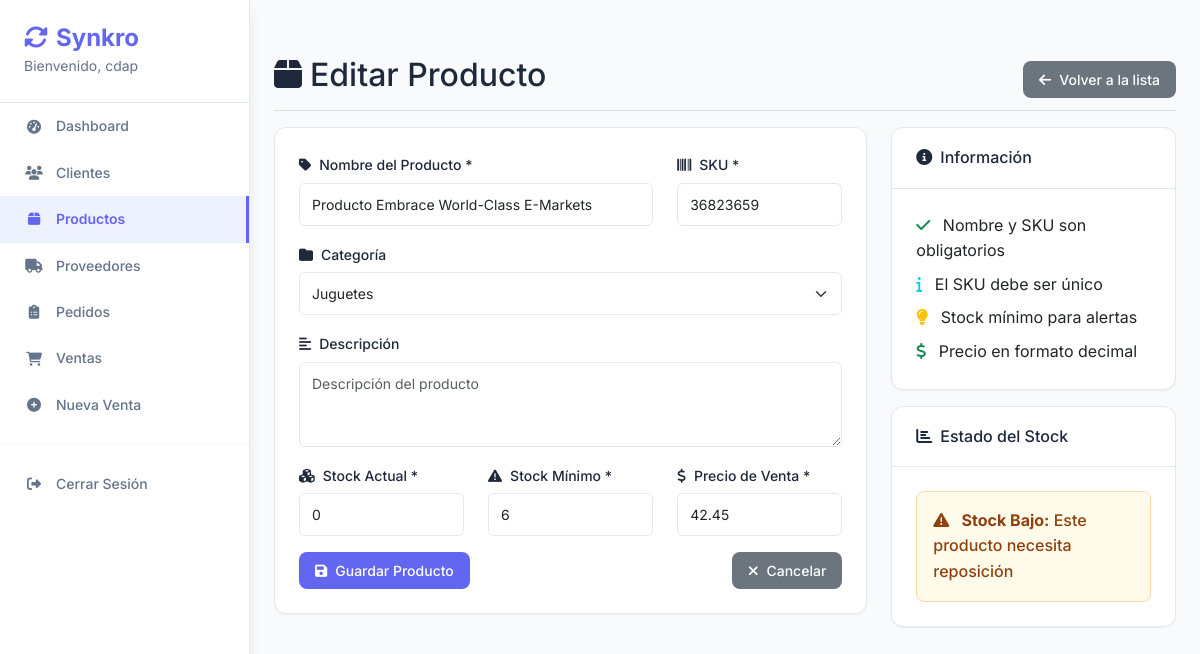
/productos/81/editar/ (signed in), run on an earlier commit of the app's database.
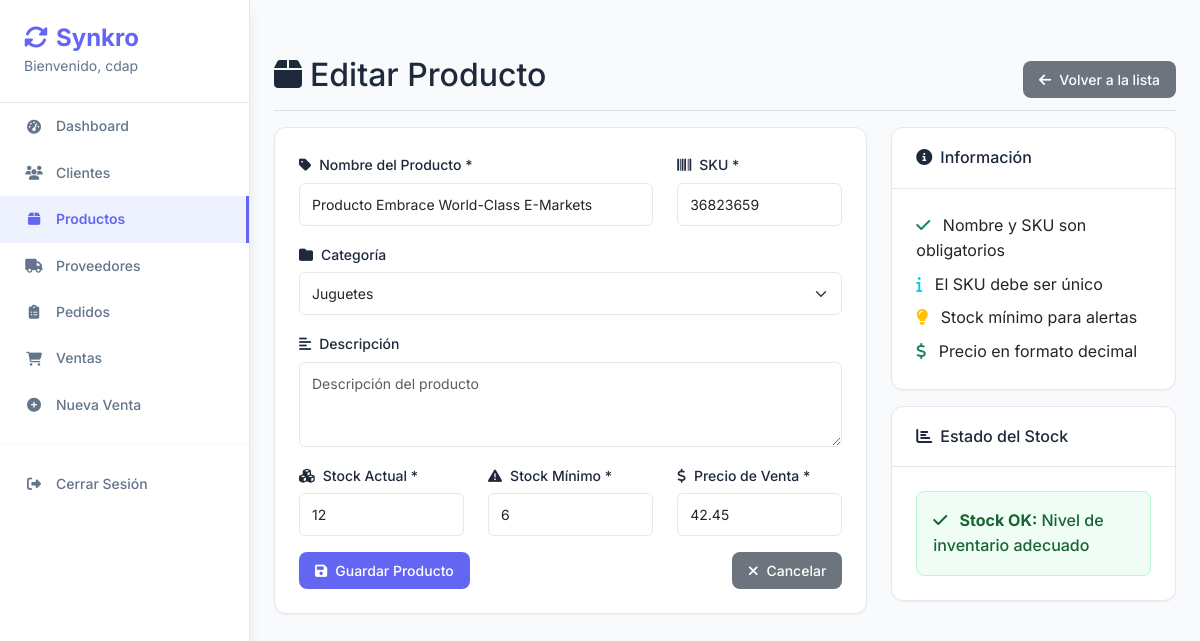
And on a later commit of the database.
### core/models.py (models this page shows, shortened)
class Producto(models.Model):
    nombre = models.CharField(max_length=200)
    sku = models.CharField(max_length=50, unique=True, help_text="Código de Referencia Único")
    categoria = models.ForeignKey(Categoria, on_delete=models.SET_NULL, null=True, blank=True)
    descripcion = models.TextField(blank=True)
    stock_actual = models.PositiveIntegerField(default=0)
    stock_minimo = models.PositiveIntegerField(default=5, help_text="Umbral para alertas de stock bajo")
    precio_venta = models.DecimalField(max_digits=10, decimal_places=2)
    @property
    def necesita_reposicion(self):
        return self.stock_actual <= self.stock_minimo

### core/views.py (the view)
# urls.py: path('productos/<int:pk>/editar/', views.producto_edit, name='producto_edit'),
@login_required
def producto_edit(request, pk):
    producto = get_object_or_404(Producto, pk=pk)
    if request.method == 'POST':
        form = ProductoForm(request.POST, instance=producto)
        if form.is_valid():
            form.save()
            messages.success(request, 'Producto actualizado exitosamente.')
            return redirect('producto_list')
    else:
        form = ProductoForm(instance=producto)
    return render(request, 'productos/form.html', {
        'form': form,
        'title': 'Editar Producto',
        'producto': producto
    })

### core/models.py (called while the page is built)
    def __str__(self):
        return self.nombre

### core/templates/productos/form.html (shortened to what the changed rows need)
{% extends 'base.html' %}
{% block content %}
<div class="d-flex justify-content-between flex-wrap flex-md-nowrap align-items-center pt-3 pb-2 mb-3 border-bottom">
    <h1 class="h2"><i class="fas fa-box me-2"></i>{{ title }}</h1>
</div>
<div class="row">
    <div class="col-md-8">
        <div class="card">
            <div class="card-body">
                <form method="post">
                    <div class="row">
                        <div class="col-md-8">
                            <div class="mb-3">
                                <label for="{{ form.nombre.id_for_label }}" class="form-label">
                                    <i class="fas fa-tag me-2"></i>Nombre del Producto *
                                </label>
                                {{ form.nombre }}
                            </div>
                        </div>
                        <div class="col-md-4">
                            <div class="mb-3">
                                <label for="{{ form.sku.id_for_label }}" class="form-label">
                                    <i class="fas fa-barcode me-2"></i>SKU *
                                </label>
                                {{ form.sku }}
                            </div>
                        </div>
                    </div>
                    <div class="mb-3">
                        <label for="{{ form.categoria.id_for_label }}" class="form-label">
                            <i class="fas fa-folder me-2"></i>Categoría
                        </label>
                        {{ form.categoria }}
                    </div>
                    <div class="mb-3">
                        <label for="{{ form.descripcion.id_for_label }}" class="form-label">
                            <i class="fas fa-align-left me-2"></i>Descripción
                        </label>
                        {{ form.descripcion }}
                    </div>
                    <div class="row">
                        <div class="col-md-4">
                            <div class="mb-3">
                                <label for="{{ form.stock_actual.id_for_label }}" class="form-label">
                                    <i class="fas fa-cubes me-2"></i>Stock Actual *
                                </label>
                                {{ form.stock_actual }}
                            </div>
                        </div>
                        <div class="col-md-4">
                            <div class="mb-3">
                                <label for="{{ form.stock_minimo.id_for_label }}" class="form-label">
                                    <i class="fas fa-exclamation-triangle me-2"></i>Stock Mínimo *
                                </label>
                                {{ form.stock_minimo }}
                            </div>
                        </div>
                        <div class="col-md-4">
                            <div class="mb-3">
                                <label for="{{ form.precio_venta.id_for_label }}" class="form-label">
                                    <i class="fas fa-dollar-sign me-2"></i>Precio de Venta *
                                </label>
                                {{ form.precio_venta }}
                            </div>
                        </div>
                    </div>
                </form>
            </div>
        </div>
    </div>
    <div class="col-md-4">
        {% if producto %}
        <div class="card mt-3">
            <div class="card-body">
                {% if producto.necesita_reposicion %}
                    <div class="alert alert-warning mb-0">
                        <i class="fas fa-exclamation-triangle me-2"></i>
                        <strong>Stock Bajo:</strong> Este producto necesita reposición
                    </div>
                {% else %}
                    <div class="alert alert-success mb-0">
                        <i class="fas fa-check me-2"></i>
                        <strong>Stock OK:</strong> Nivel de inventario adecuado
                    </div>
                {% endif %}
            </div>
        </div>
        {% endif %}
    </div>
</div>
{% endblock %}

What changed in the data, as far as the page shows it:
changed Producto "Producto Embrace World-Class E-Markets": stock_actual "0" → "12"
Also different on the page:
text no longer shown: "Stock Bajo: Este producto necesita reposición"
text now shown: "Stock OK: Nivel de inventario adecuado"
